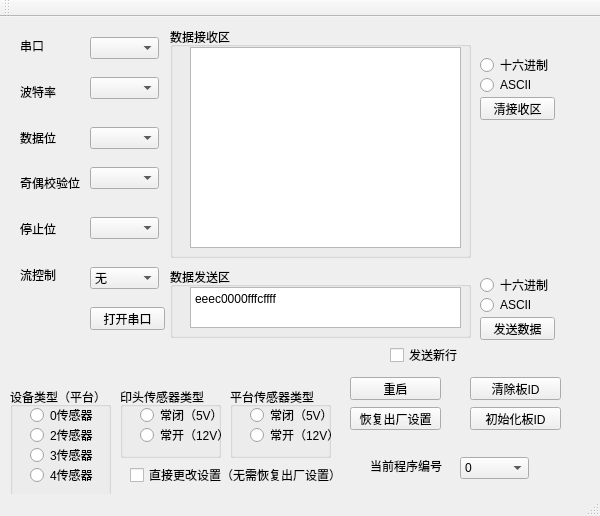
<?xml version="1.0" encoding="UTF-8"?>
<ui version="4.0">
 <class>FAToolClass</class>
 <widget class="QMainWindow" name="FAToolClass">
  <property name="geometry">
   <rect>
    <x>0</x>
    <y>0</y>
    <width>600</width>
    <height>516</height>
   </rect>
  </property>
  <property name="windowTitle">
   <string>移印机小工具</string>
  </property>
  <widget class="QWidget" name="centralWidget">
   <widget class="QLabel" name="label_2">
    <property name="geometry">
     <rect>
      <x>20</x>
      <y>67</y>
      <width>36</width>
      <height>16</height>
     </rect>
    </property>
    <property name="text">
     <string>波特率</string>
    </property>
   </widget>
   <widget class="QLabel" name="label_6">
    <property name="geometry">
     <rect>
      <x>20</x>
      <y>250</y>
      <width>36</width>
      <height>16</height>
     </rect>
    </property>
    <property name="text">
     <string>流控制</string>
    </property>
   </widget>
   <widget class="QLabel" name="label_3">
    <property name="geometry">
     <rect>
      <x>20</x>
      <y>113</y>
      <width>36</width>
      <height>16</height>
     </rect>
    </property>
    <property name="text">
     <string>数据位</string>
    </property>
   </widget>
   <widget class="QComboBox" name="cmbStopBits">
    <property name="geometry">
     <rect>
      <x>90</x>
      <y>200</y>
      <width>69</width>
      <height>22</height>
     </rect>
    </property>
   </widget>
   <widget class="QLabel" name="label">
    <property name="geometry">
     <rect>
      <x>20</x>
      <y>21</y>
      <width>24</width>
      <height>16</height>
     </rect>
    </property>
    <property name="text">
     <string>串口</string>
    </property>
   </widget>
   <widget class="QPushButton" name="btnClrRcv">
    <property name="geometry">
     <rect>
      <x>480</x>
      <y>80</y>
      <width>75</width>
      <height>23</height>
     </rect>
    </property>
    <property name="text">
     <string>清接收区</string>
    </property>
   </widget>
   <widget class="QComboBox" name="cmbBaudRate">
    <property name="geometry">
     <rect>
      <x>90</x>
      <y>60</y>
      <width>69</width>
      <height>22</height>
     </rect>
    </property>
   </widget>
   <widget class="QLabel" name="label_4">
    <property name="geometry">
     <rect>
      <x>20</x>
      <y>158</y>
      <width>60</width>
      <height>16</height>
     </rect>
    </property>
    <property name="text">
     <string>奇偶校验位</string>
    </property>
   </widget>
   <widget class="QTextEdit" name="teSendData">
    <property name="geometry">
     <rect>
      <x>190</x>
      <y>270</y>
      <width>271</width>
      <height>41</height>
     </rect>
    </property>
    <property name="html">
     <string>&lt;!DOCTYPE HTML PUBLIC &quot;-//W3C//DTD HTML 4.0//EN&quot; &quot;http://www.w3.org/TR/REC-html40/strict.dtd&quot;&gt;
&lt;html&gt;&lt;head&gt;&lt;meta name=&quot;qrichtext&quot; content=&quot;1&quot; /&gt;&lt;style type=&quot;text/css&quot;&gt;
p, li { white-space: pre-wrap; }
&lt;/style&gt;&lt;/head&gt;&lt;body style=&quot; font-family:'SimSun'; font-size:9pt; font-weight:400; font-style:normal;&quot;&gt;
&lt;p style=&quot; margin-top:0px; margin-bottom:0px; margin-left:0px; margin-right:0px; -qt-block-indent:0; text-indent:0px;&quot;&gt;eeec0000fffcffff&lt;/p&gt;&lt;/body&gt;&lt;/html&gt;</string>
    </property>
   </widget>
   <widget class="QPushButton" name="btnOpen">
    <property name="geometry">
     <rect>
      <x>90</x>
      <y>290</y>
      <width>75</width>
      <height>23</height>
     </rect>
    </property>
    <property name="text">
     <string>打开串口</string>
    </property>
   </widget>
   <widget class="QRadioButton" name="rdbSendHex">
    <property name="geometry">
     <rect>
      <x>480</x>
      <y>260</y>
      <width>89</width>
      <height>16</height>
     </rect>
    </property>
    <property name="text">
     <string>十六进制</string>
    </property>
   </widget>
   <widget class="QComboBox" name="cmbFlowControl">
    <property name="geometry">
     <rect>
      <x>90</x>
      <y>250</y>
      <width>69</width>
      <height>22</height>
     </rect>
    </property>
    <item>
     <property name="text">
      <string>无</string>
     </property>
    </item>
   </widget>
   <widget class="QLabel" name="label_5">
    <property name="geometry">
     <rect>
      <x>20</x>
      <y>204</y>
      <width>36</width>
      <height>16</height>
     </rect>
    </property>
    <property name="text">
     <string>停止位</string>
    </property>
   </widget>
   <widget class="QRadioButton" name="rdbSendASCII">
    <property name="geometry">
     <rect>
      <x>480</x>
      <y>280</y>
      <width>89</width>
      <height>16</height>
     </rect>
    </property>
    <property name="text">
     <string>ASCII</string>
    </property>
   </widget>
   <widget class="QRadioButton" name="rdbRcvASCII">
    <property name="geometry">
     <rect>
      <x>480</x>
      <y>60</y>
      <width>89</width>
      <height>16</height>
     </rect>
    </property>
    <property name="text">
     <string>ASCII</string>
    </property>
   </widget>
   <widget class="QGroupBox" name="groupBox">
    <property name="geometry">
     <rect>
      <x>170</x>
      <y>250</y>
      <width>301</width>
      <height>71</height>
     </rect>
    </property>
    <property name="title">
     <string>数据发送区</string>
    </property>
   </widget>
   <widget class="QComboBox" name="cmbDataBits">
    <property name="geometry">
     <rect>
      <x>90</x>
      <y>110</y>
      <width>69</width>
      <height>22</height>
     </rect>
    </property>
   </widget>
   <widget class="QComboBox" name="cmbPortName">
    <property name="geometry">
     <rect>
      <x>90</x>
      <y>20</y>
      <width>69</width>
      <height>22</height>
     </rect>
    </property>
   </widget>
   <widget class="QPushButton" name="btnSend">
    <property name="geometry">
     <rect>
      <x>480</x>
      <y>300</y>
      <width>75</width>
      <height>23</height>
     </rect>
    </property>
    <property name="text">
     <string>发送数据</string>
    </property>
   </widget>
   <widget class="QComboBox" name="cmbParity">
    <property name="geometry">
     <rect>
      <x>90</x>
      <y>150</y>
      <width>69</width>
      <height>22</height>
     </rect>
    </property>
   </widget>
   <widget class="QRadioButton" name="rdbRcvHex">
    <property name="geometry">
     <rect>
      <x>480</x>
      <y>40</y>
      <width>89</width>
      <height>16</height>
     </rect>
    </property>
    <property name="contextMenuPolicy">
     <enum>Qt::DefaultContextMenu</enum>
    </property>
    <property name="text">
     <string>十六进制</string>
    </property>
   </widget>
   <widget class="QTextEdit" name="teReceiveData">
    <property name="geometry">
     <rect>
      <x>190</x>
      <y>30</y>
      <width>271</width>
      <height>201</height>
     </rect>
    </property>
    <property name="sizeAdjustPolicy">
     <enum>QAbstractScrollArea::AdjustToContents</enum>
    </property>
    <property name="readOnly">
     <bool>true</bool>
    </property>
   </widget>
   <widget class="QGroupBox" name="groupBox_2">
    <property name="geometry">
     <rect>
      <x>170</x>
      <y>10</y>
      <width>301</width>
      <height>231</height>
     </rect>
    </property>
    <property name="title">
     <string>数据接收区</string>
    </property>
   </widget>
   <widget class="QPushButton" name="btnResetDefault">
    <property name="geometry">
     <rect>
      <x>350</x>
      <y>390</y>
      <width>91</width>
      <height>23</height>
     </rect>
    </property>
    <property name="text">
     <string>恢复出厂设置</string>
    </property>
   </widget>
   <widget class="QGroupBox" name="groupBox_3">
    <property name="geometry">
     <rect>
      <x>10</x>
      <y>370</y>
      <width>101</width>
      <height>111</height>
     </rect>
    </property>
    <property name="title">
     <string>设备类型（平台）</string>
    </property>
    <widget class="QRadioButton" name="rb0Sensors">
     <property name="geometry">
      <rect>
       <x>20</x>
       <y>20</y>
       <width>89</width>
       <height>16</height>
      </rect>
     </property>
     <property name="text">
      <string>0传感器</string>
     </property>
    </widget>
    <widget class="QRadioButton" name="rb4Sensors">
     <property name="geometry">
      <rect>
       <x>20</x>
       <y>80</y>
       <width>89</width>
       <height>16</height>
      </rect>
     </property>
     <property name="text">
      <string>4传感器</string>
     </property>
    </widget>
    <widget class="QRadioButton" name="rb3Sensors">
     <property name="geometry">
      <rect>
       <x>20</x>
       <y>60</y>
       <width>89</width>
       <height>16</height>
      </rect>
     </property>
     <property name="text">
      <string>3传感器</string>
     </property>
    </widget>
    <widget class="QRadioButton" name="rb2Sensors">
     <property name="geometry">
      <rect>
       <x>20</x>
       <y>40</y>
       <width>89</width>
       <height>16</height>
      </rect>
     </property>
     <property name="text">
      <string>2传感器</string>
     </property>
    </widget>
   </widget>
   <widget class="QPushButton" name="btnInitBoardID">
    <property name="geometry">
     <rect>
      <x>470</x>
      <y>390</y>
      <width>91</width>
      <height>23</height>
     </rect>
    </property>
    <property name="text">
     <string>初始化板ID</string>
    </property>
   </widget>
   <widget class="QPushButton" name="btnClsBoardID">
    <property name="geometry">
     <rect>
      <x>470</x>
      <y>360</y>
      <width>91</width>
      <height>23</height>
     </rect>
    </property>
    <property name="text">
     <string>清除板ID</string>
    </property>
   </widget>
   <widget class="QPushButton" name="btnRestart">
    <property name="geometry">
     <rect>
      <x>350</x>
      <y>360</y>
      <width>91</width>
      <height>23</height>
     </rect>
    </property>
    <property name="text">
     <string>重启</string>
    </property>
   </widget>
   <widget class="QGroupBox" name="groupBox_4">
    <property name="geometry">
     <rect>
      <x>120</x>
      <y>370</y>
      <width>101</width>
      <height>71</height>
     </rect>
    </property>
    <property name="title">
     <string>印头传感器类型</string>
    </property>
    <widget class="QRadioButton" name="rbHeadSensorsNormalClose">
     <property name="geometry">
      <rect>
       <x>20</x>
       <y>20</y>
       <width>89</width>
       <height>16</height>
      </rect>
     </property>
     <property name="text">
      <string>常闭（5V）</string>
     </property>
    </widget>
    <widget class="QRadioButton" name="rbHeadSensorsNormalOpen">
     <property name="geometry">
      <rect>
       <x>20</x>
       <y>40</y>
       <width>89</width>
       <height>16</height>
      </rect>
     </property>
     <property name="text">
      <string>常开（12V）</string>
     </property>
    </widget>
   </widget>
   <widget class="QGroupBox" name="groupBox_5">
    <property name="geometry">
     <rect>
      <x>230</x>
      <y>370</y>
      <width>101</width>
      <height>71</height>
     </rect>
    </property>
    <property name="title">
     <string>平台传感器类型</string>
    </property>
    <widget class="QRadioButton" name="rbPlatformSensorsNormalClose">
     <property name="geometry">
      <rect>
       <x>20</x>
       <y>20</y>
       <width>89</width>
       <height>16</height>
      </rect>
     </property>
     <property name="text">
      <string>常闭（5V）</string>
     </property>
    </widget>
    <widget class="QRadioButton" name="rbPlatformSensorsNormalOpen">
     <property name="geometry">
      <rect>
       <x>20</x>
       <y>40</y>
       <width>89</width>
       <height>16</height>
      </rect>
     </property>
     <property name="text">
      <string>常开（12V）</string>
     </property>
    </widget>
   </widget>
   <widget class="QCheckBox" name="cbSendNewLine">
    <property name="geometry">
     <rect>
      <x>390</x>
      <y>330</y>
      <width>71</width>
      <height>16</height>
     </rect>
    </property>
    <property name="text">
     <string>发送新行</string>
    </property>
   </widget>
   <widget class="QCheckBox" name="cbChangeSetupNow">
    <property name="geometry">
     <rect>
      <x>130</x>
      <y>450</y>
      <width>211</width>
      <height>16</height>
     </rect>
    </property>
    <property name="text">
     <string>直接更改设置（无需恢复出厂设置）</string>
    </property>
   </widget>
   <widget class="QLabel" name="lbCurrentProgramNum">
    <property name="geometry">
     <rect>
      <x>370</x>
      <y>441</y>
      <width>81</width>
      <height>16</height>
     </rect>
    </property>
    <property name="text">
     <string>当前程序编号</string>
    </property>
   </widget>
   <widget class="QComboBox" name="cmbCurrentProgramNum">
    <property name="geometry">
     <rect>
      <x>460</x>
      <y>440</y>
      <width>69</width>
      <height>22</height>
     </rect>
    </property>
    <item>
     <property name="text">
      <string>0</string>
     </property>
    </item>
    <item>
     <property name="text">
      <string>1</string>
     </property>
    </item>
    <item>
     <property name="text">
      <string>2</string>
     </property>
    </item>
    <item>
     <property name="text">
      <string>3</string>
     </property>
    </item>
    <item>
     <property name="text">
      <string>4</string>
     </property>
    </item>
    <item>
     <property name="text">
      <string>5</string>
     </property>
    </item>
    <item>
     <property name="text">
      <string>6</string>
     </property>
    </item>
    <item>
     <property name="text">
      <string>7</string>
     </property>
    </item>
    <item>
     <property name="text">
      <string>8</string>
     </property>
    </item>
    <item>
     <property name="text">
      <string>9</string>
     </property>
    </item>
   </widget>
   <zorder>groupBox_3</zorder>
   <zorder>groupBox</zorder>
   <zorder>groupBox_2</zorder>
   <zorder>label_2</zorder>
   <zorder>label_6</zorder>
   <zorder>label_3</zorder>
   <zorder>cmbStopBits</zorder>
   <zorder>label</zorder>
   <zorder>btnClrRcv</zorder>
   <zorder>cmbBaudRate</zorder>
   <zorder>label_4</zorder>
   <zorder>teSendData</zorder>
   <zorder>btnOpen</zorder>
   <zorder>rdbSendHex</zorder>
   <zorder>cmbFlowControl</zorder>
   <zorder>label_5</zorder>
   <zorder>rdbSendASCII</zorder>
   <zorder>rdbRcvASCII</zorder>
   <zorder>cmbDataBits</zorder>
   <zorder>cmbPortName</zorder>
   <zorder>btnSend</zorder>
   <zorder>cmbParity</zorder>
   <zorder>rdbRcvHex</zorder>
   <zorder>teReceiveData</zorder>
   <zorder>btnResetDefault</zorder>
   <zorder>btnInitBoardID</zorder>
   <zorder>btnClsBoardID</zorder>
   <zorder>btnRestart</zorder>
   <zorder>groupBox_4</zorder>
   <zorder>groupBox_5</zorder>
   <zorder>cbSendNewLine</zorder>
   <zorder>cbChangeSetupNow</zorder>
   <zorder>lbCurrentProgramNum</zorder>
   <zorder>cmbCurrentProgramNum</zorder>
  </widget>
  <widget class="QToolBar" name="mainToolBar">
   <attribute name="toolBarArea">
    <enum>TopToolBarArea</enum>
   </attribute>
   <attribute name="toolBarBreak">
    <bool>false</bool>
   </attribute>
  </widget>
  <widget class="QStatusBar" name="statusBar"/>
 </widget>
 <layoutdefault spacing="6" margin="11"/>
 <resources>
  <include location="FATool.qrc"/>
 </resources>
 <connections/>
</ui>
